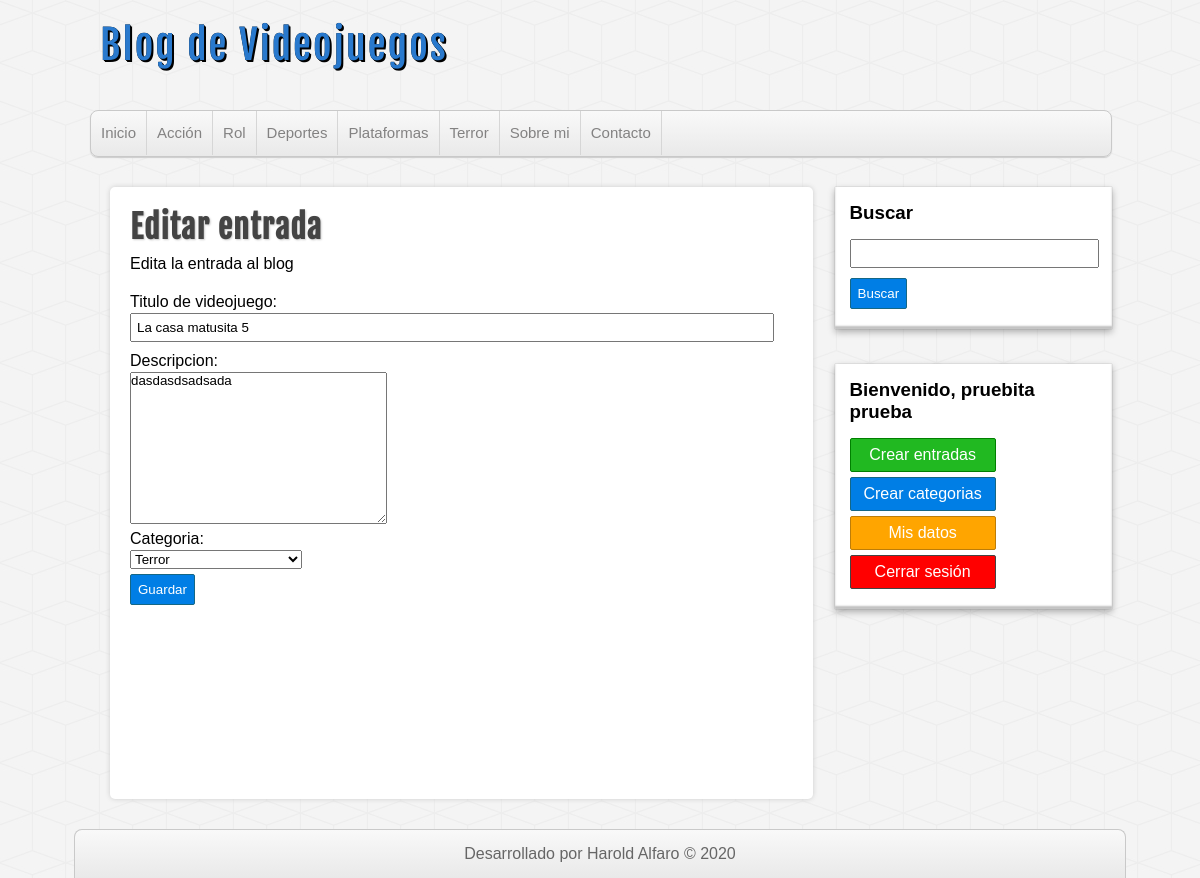
The page /editar-entrada.php?id=15 (signed in) on the database its author committed.
### tables this page shows
CREATE TABLE `categorias` (
  `id` int(255) NOT NULL,
  `nombre` varchar(100) DEFAULT NULL
);

CREATE TABLE `entradas` (
  `id` int(255) NOT NULL,
  `usuario_id` int(255) NOT NULL,
  `categoria_id` int(255) NOT NULL,
  `titulo` varchar(255) NOT NULL,
  `descripcion` mediumtext DEFAULT NULL,
  `fecha` date NOT NULL
);

### includes/helpers.php (called while the page is built, shortened)
<?php
    function listarCategoria($conexion){
        $sql = "SELECT * FROM categorias ORDER BY id ASC";
        $categorias = mysqli_query($conexion,$sql);
        $nombres = array();
        if ($categorias && (mysqli_num_rows($categorias)>=1)) {
            $nombres = $categorias;
        }
        return $nombres;
    }
    function conseguirEntradaIndi($conexion, $id){
        $sql = "SELECT e.*, c.nombre as 'categoria', CONCAT(u.nombre,' ',u.apellidos) AS usuarios FROM entradas e
        INNER JOIN categorias c ON c.id = e.categoria_id
        INNER JOIN usuarios u ON e.usuario_id = u.id
        WHERE e.id=$id";
        $entradas = mysqli_query($conexion,$sql);
        $nombres = array();
        if($entradas && (mysqli_num_rows($entradas)>=1)){
            $nombres = $entradas;
        }
        return $nombres;
    }
?>

### editar-entrada.php (the view, shortened to what this page needs)
<?php require_once 'includes/conexion.php'?>
<?php require_once 'includes/helpers.php' ?>
<?php $titulos = conseguirEntradaIndi($db, $_GET['id']) ?>
<?php $titu  = mysqli_fetch_assoc($titulos) ?>
<?php require_once 'includes/cabecera.php' ?>
<?php require_once 'includes/lateral.php' ?>
<div id="principal">
    <h1>Editar entrada</h1>
    <p>Edita la entrada al blog
    </p> <br>
    <form action="registrar-entrada.php?editar=<?=$titu['id']?>" method="post">
        <label for="titulo">Titulo de videojuego:</label>
        <input type="text" name="titulo" value="<?=$titu['titulo']?>">
        <label for="descripcion">Descripcion:</label>
        <textarea name="descripcion" id="" cols="30" rows="10"><?=$titu['descripcion']?></textarea> <br>
        <label for="categoria">Categoria:</label>
        <select name="categoria" id="">categoria
            <?php $categorias = listarCategoria($db); ?>
            <?php while($categoria = mysqli_fetch_assoc($categorias)): ?>
            <option value="<?=$categoria['id']?>" <?=($categoria['id'] == $titu['categoria_id']) ? 'selected="selected"'  : '' ?> > <?=$categoria['nombre']?> </option>
            <?php endwhile;?>
        </select>
        <input type="submit" value="Guardar">
    </form>
</div>
<?php require_once 'includes/pie.php' ?>

### includes/cabecera.php (shortened to what this page needs)
<?php require_once 'conexion.php'; ?>
<?php require_once 'helpers.php'; ?>
<!DOCTYPE html>
<html lang="es">
<head>
    <link rel="stylesheet" text="text/css" href="./assets/css/style.css">
</head>
<body>
    <header id="cabecera">
        <div id="logo">
            <a href="index.php">Blog de Videojuegos</a>
        </div>
        <nav id="menu">
            <ul>
                <li><a href="index.php">Inicio</a></li>
                <?php $categorias = listarCategoria($db); ?>
                <?php while ($categoria = mysqli_fetch_assoc($categorias)) : ?>
                   <?php echo "<li><a href='categoria.php?id=".$categoria['id']."'>".$categoria['nombre']."</a></li>" ?>
                <?php endwhile; ?>
                <li><a href="index.php">Sobre mi</a></li>
                <li><a href="index.php">Contacto</a></li>
            </ul>
        </nav>
    </header>
    <div id="contenedor">

### assets/css/style.css (style rules this page uses)
* { margin: 0px; padding: 0px; font-family: sans-serif, Helvetica, Arial; text-decoration: none; }
body { background: url(../img/cubes.png) #F4F4F4; }
#cabecera { width: 85%; height: auto; background: transparent; margin: 0px auto; }
#logo { float:left; width: 540px; height: 110px; }
#logo a { font-family: "fajala", Helvetica; font-size: 40px; letter-spacing: 2px; color: #2979CD; text-shadow: 0px 0px 0px black, 1px 1px 0px black, 2px 2px 0px black; transition: all 500ms; line-height: 90px; margin-left: 10px; }
#menu { clear: both; width: 100%; height: 45px; background: linear-gradient(to bottom, #f9f9f9 0px, #e9e9e9 100%); border: 1px solid #C9C9C9; border-radius: 8px; box-shadow: 0px 1px 1px #ccc; overflow: hidden; }
#menu ul { list-style: none; }
#menu ul li { float: left; line-height: 44px; border-right: 1px solid #D6D6D6; }
#menu ul li a { display: block; padding-left: 10px; padding-right: 10px; font-size: 15px; color: #838282; }
#contenedor { width: 85%; height: auto; margin: 0px auto; margin-top: 30px; margin-bottom: 30px; }
label, input[type="text"], input[type="email"], input[type="password"] { display: block; width: 95%; margin-top:2px; margin-bottom: 2px; }
input[type="text"], input[type="email"], input[type="password"] { padding: 5px; margin-bottom: 10px; }
input[type="button"], input[type="submit"], .boton { margin-top: 5px; margin-bottom: 5px; display: block; border-radius: 2px; color:white; background: #007ee5; border: 1px solid #156785; cursor:pointer; padding: 7px; }
#principal { float: left; width: 65%; min-height: 572px; background:white; border-radius: 5px; box-shadow: 0px 0px 5px #ccc; margin-left: 20px; padding: 20px; overflow: hidden; }
#principal h1 { font-size: 32px; color: #444; letter-spacing: 1px; text-shadow: 1px 1px 2px #ccc; font-family: "fajala"; }
#principal p { margin-top: 8px; }

### rows shown on the page
categorias: nombre "Acción"
categorias: nombre "Rol"
categorias: nombre "Deportes"
categorias: nombre "Plataformas"
categorias: nombre "Terror"
entradas: titulo "La casa matusita 5", descripcion "dasdasdsadsada", categoria "Terror"

### other values the page prints
$_SESSION['verificado']['nombre'] "pruebita"
$_SESSION['verificado']['apellidos'] "prueba"
